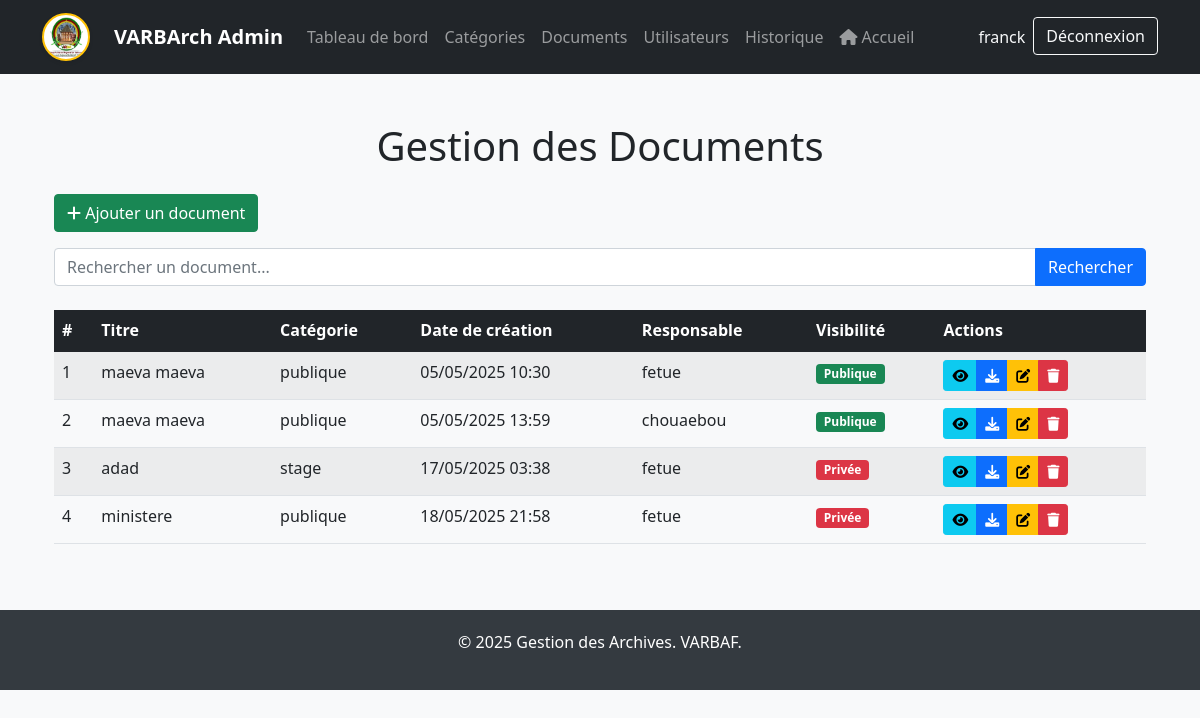
Screenshot of /admin-panel/documents/ (signed in) with the database file from the repository.
### archivage/models.py (models this page shows, shortened)
class Document(models.Model):
    VISIBILITE_CHOICES = [
        ('publique', 'Publique'),
        ('privee', 'Privée'),
    ]
    titre = models.CharField(max_length=200, verbose_name="Titre du document")
    categorie = models.ForeignKey(Categorie, on_delete=models.CASCADE, related_name="documents", verbose_name="Catégorie")
    fichier = models.FileField(upload_to="documents/", verbose_name="Fichier")
    date_creation = models.DateTimeField(auto_now_add=True, verbose_name="Date de création")
    date_modification = models.DateTimeField(auto_now=True, verbose_name="Date de modification")
    description = models.TextField(blank=True, null=True, verbose_name="Description")
    responsable = models.CharField(max_length=100, verbose_name="Responsable")
    visibilite = models.CharField(max_length=20, choices=VISIBILITE_CHOICES, default='publique', verbose_name="Visibilité")

class Categorie(models.Model):
    nom = models.CharField(max_length=100, verbose_name="Nom de la catégorie")
    description = models.TextField(blank=True, null=True, verbose_name="Description")

### archivage/views.py (the view)
# urls.py: path('admin-panel/documents/', views.liste_documents_admin, name='liste_documents_admin'),
@login_required
def liste_documents_admin(request):
    query = request.GET.get('q', '')
    if query:
        documents = Document.objects.filter(titre__icontains=query)
    else:
        documents = Document.objects.all()
    return render(request, 'archivage/liste_documents_admin.html', {'documents': documents})

### archivage/templates/archivage/liste_documents_admin.html (shortened to what this page needs)
{% extends 'baseAdmin.html' %}
{% block content %}
<div class="container mt-5">
    <h1 class="text-center mb-4">Gestion des Documents</h1>
    <div class="mb-3">
        <a href="{% url 'ajouter_document' %}" class="btn btn-success">
            <i class="fas fa-plus"></i> Ajouter un document
        </a>
    </div>
    <form method="GET" action="{% url 'liste_documents_admin' %}" class="mb-4">
        <div class="input-group">
            <input type="text" name="q" class="form-control" placeholder="Rechercher un document..."
                value="{{ request.GET.q }}">
            <button class="btn btn-primary" type="submit">Rechercher</button>
        </div>
    </form>
    <div class="table-responsive">
        <table class="table table-striped table-hover">
            <thead class="table-dark">
                <tr>
                    <th>#</th>
                    <th>Titre</th>
                    <th>Catégorie</th>
                    <th>Date de création</th>
                    <th>Responsable</th>
                    <th>Visibilité</th>
                    <th>Actions</th>
                </tr>
            </thead>
            <tbody>
                {% for document in documents %}
                <tr>
                    <td>{{ forloop.counter }}</td>
                    <td>{{ document.titre }}</td>
                    <td>{{ document.categorie.nom }}</td>
                    <td>{{ document.date_creation|date:"d/m/Y H:i" }}</td>
                    <td>{{ document.responsable }}</td>
                    <td>
                        <span class="badge {% if document.visibilite == 'publique' %}bg-success
                                         {% elif document.visibilite == 'privee' %}bg-danger
                                         {% else %}bg-warning{% endif %}">
                            {{ document.get_visibilite_display }}
                        </span>
                    </td>
                    <td>
                        <div class="btn-group">
                            <a href="{% url 'consulter_document' document.id %}" class="btn btn-info btn-sm"
                                title="Consulter">
                                <i class="fas fa-eye"></i>
                            </a>
                            <a href="{% url 'telecharger_document' document.id %}" class="btn btn-primary btn-sm"
                                title="Télécharger">
                                <i class="fas fa-download"></i>
                            </a>
                            <a href="{% url 'modifier_document' document.id %}" class="btn btn-warning btn-sm"
                                title="Modifier">
                                <i class="fas fa-edit"></i>
                            </a>
                            <a href="{% url 'supprimer_document' document.id %}" class="btn btn-danger btn-sm"
                                title="Supprimer">
                                <i class="fas fa-trash"></i>
                            </a>
                        </div>
                    </td>
                </tr>
                {% empty %}
                <tr>
                    <td colspan="7" class="text-center">Aucun document trouvé.</td>
                </tr>
                {% endfor %}
            </tbody>
        </table>
    </div>
</div>
{% endblock %}

### archivage/templates/baseAdmin.html (shortened to what this page needs)
{% load static %}
<!DOCTYPE html>
<html lang="fr">
<head>
    <link href="https://cdn.jsdelivr.net/npm/bootstrap@5.1.3/dist/css/bootstrap.min.css" rel="stylesheet">
    <link href="https://cdnjs.cloudflare.com/ajax/libs/font-awesome/6.0.0/css/all.min.css" rel="stylesheet">
</head>
<body>
    <nav class="navbar navbar-expand-lg navbar-dark bg-dark">
        <div class="container">
        <a class="navbar-brand d-flex align-items-center" href="{% url 'admin_dashboard' %}">
            <img src="{% static '../media/documents/logoVarBaf.png' %}" alt="" class="logo rounded-circle shadow-sm me-2" style="height:48px; width:48px; object-fit:cover; background:#fff; border:2px solid #ffc107;">
        </a>
            <a class="navbar-brand" href="{% url 'admin_dashboard' %}">VARBArch Admin</a>
            <div class="collapse navbar-collapse" id="navbarNav">
                <ul class="navbar-nav me-auto">
                    <li class="nav-item">
                        <a class="nav-link" href="{% url 'admin_dashboard' %}">Tableau de bord</a>
                    </li>
                    <li class="nav-item">
                        <a class="nav-link" href="{% url 'liste_categories_admin' %}">Catégories</a>
                    </li>
                    <li class="nav-item">
                        <a class="nav-link" href="{% url 'liste_documents_admin' %}">Documents</a>
                    </li>
                    <li class="nav-item">
                        <a class="nav-link" href="{% url 'liste_utilisateurs' %}">Utilisateurs</a>
                    </li>
                    <li class="nav-item">
                        <a class="nav-link" href="{% url 'liste_historique' %}">Historique</a>
                    </li>
                    <li class="nav-item">
                        <a class="nav-link" href="{% url 'accueil' %}"><i class="fas fa-home me-1"></i>Accueil</a>
                    </li>
                </ul>
                {% if user.is_authenticated %}
                <ul class="navbar-nav">
                    <li class="nav-item">
                        <span class="nav-link text-light">{{ user.username }}</span>
                    </li>
                    <li class="nav-item">
                        <form method="post" action="{% url 'logout' %}" class="d-inline">
                            <button type="submit" class="btn btn-outline-light">Déconnexion</button>
                        </form>
                    </li>
                </ul>
                {% endif %}
            </div>
        </div>
    </nav>
    <div class="container mt-5">
        {% block content %}{% endblock %}
    </div>
    <footer class="footer">
        <div class="container">
            <p>&copy; 2025 Gestion des Archives. VARBAF.</p>
        </div>
    </footer>
</body>
</html>

### archivage/templates/baseAdmin.html (style rules this page uses)
body { background-color: #f8f9fa; }
.navbar { background-color: #343a40; }
.navbar-brand { color: #ffffff; font-weight: bold; }
.navbar-nav .nav-link { color: #ffffff; }
.footer { background-color: #343a40; color: #ffffff; padding: 20px 0; text-align: center; margin-top: 50px; }
.logo { height: 40px; margin-right: 10px; }

### rows the page displays
Document: titre "maeva maeva", categorie.nom "publique", date_creation "05/05/2025 10:30", responsable "fetue", visibilite "Publique"
Document: titre "maeva maeva", categorie.nom "publique", date_creation "05/05/2025 13:59", responsable "chouaebou", visibilite "Publique"
Document: titre "adad", categorie.nom "stage", date_creation "17/05/2025 03:38", responsable "fetue", visibilite "Privée"
Document: titre "ministere", categorie.nom "publique", date_creation "18/05/2025 21:58", responsable "fetue", visibilite "Privée"

### other values shown
{{ user.username }} "franck"
